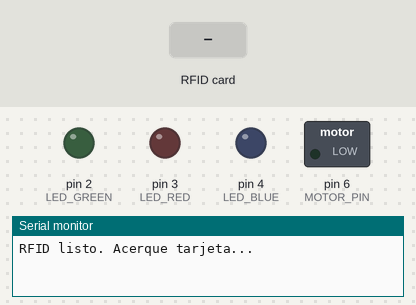
This sketch was run on a simulated Arduino Uno, built with avr-gcc and run on an emulated ATmega328P. On the bench: switched loads named in the sketch (green lamp = pin HIGH), output pins drawn as LEDs (lit = HIGH), the last lines printed to the serial monitor. Dashed ring = blinking. Inputs (shaded band) come from the test bench. Pins used as bus, display or sensor lines are not drawn.

Above: at 1.2 s.
1.3 s: RFID card D3 5D 3E 02 held to the reader
At 2.1 s:
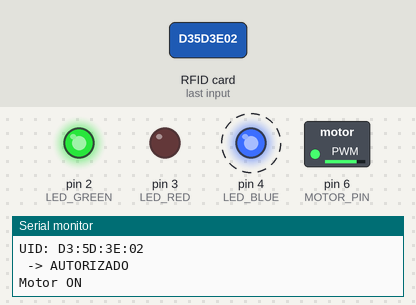
4.3 s: RFID card 5E 7A 19 C4 held to the reader
At 5.1 s:
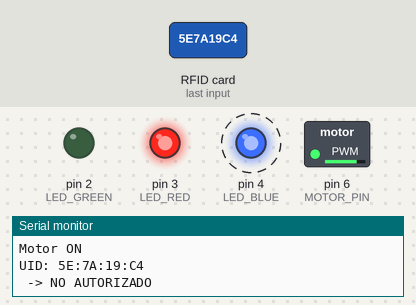
7.3 s: RFID card 5E 7A 19 C4 held to the reader
At 8.1 s:
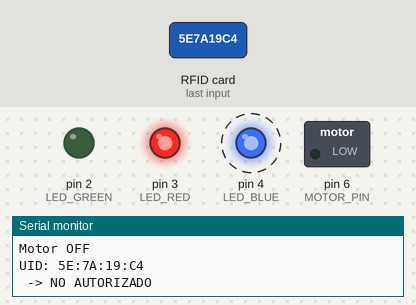
Timing chart, 0 to 16.3 s (numbered marks = the images above; inputs shaded):
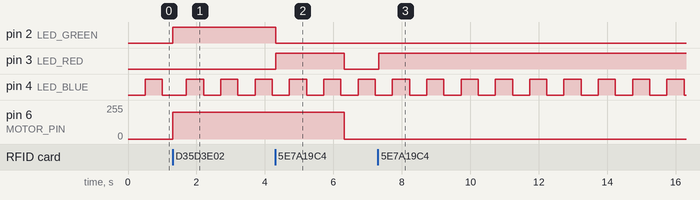

The sketch:

CODIGO_FUNCIONAMIENTO_DEL_CODIGO_RFID.ino
```cpp
#include <SPI.h>       // Librería para comunicación SPI (usada por el lector RFID)
#include <MFRC522.h>   // Librería para manejar el módulo RFID

// Pines para el lector RFID
#define SS_PIN 10
#define RST_PIN 9

// Pines para los LEDs
#define LED_GREEN 2
#define LED_RED   3
#define LED_BLUE  4

// Pin para el motor (se conecta a la base del TIP120)
#define MOTOR_PIN 6  // este pin permite PWM (control de potencia)

// Se crea el objeto del lector RFID
MFRC522 mfrc522(SS_PIN, RST_PIN);

// ---- Lista de tarjetas RFID autorizadas ----
// Aquí se guardan los códigos UID de las tarjetas que sí pueden activar el sistema.
// Cada UID es un conjunto de 4 números en hexadecimal.
const byte authorizedUIDs[][4] = {
  {0xD3, 0x5D, 0x3E, 0x02},  // Tarjeta 1 (autorizada)
  {0xDE, 0x43, 0xD5, 0x02}   // Tarjeta 2 (autorizada)
  // Se pueden agregar más líneas si tienes más tarjetas
};

// Calcula automáticamente cuántas tarjetas hay en la lista
const int authorizedCount = sizeof(authorizedUIDs) / sizeof(authorizedUIDs[0]);

// Tiempo que el motor estará encendido cuando se detecta una tarjeta válida (en milisegundos)
const unsigned long MOTOR_RUN_TIME = 5000UL; // 5000 ms = 5 segundos

// ---- Variables para hacer parpadear el LED azul mientras el sistema espera una tarjeta ----
unsigned long previousBlink = 0;         // Guarda el tiempo del último parpadeo
const unsigned long BLINK_INTERVAL = 500; // Cada cuánto parpadea (0.5 segundos)
bool blinkState = false;                 // Guarda si el LED está encendido o apagado

// ---- Variables para controlar el motor ----
unsigned long motorStart = 0;  // Guarda el momento en que el motor fue encendido
bool motorRunning = false;     // Dice si el motor está funcionando o no


// -------------------- CONFIGURACIÓN INICIAL --------------------
void setup() {

  Serial.begin(115200); // Inicia la comunicación con el PC para ver mensajes
  while (!Serial);       // Espera hasta que el monitor serial esté listo

  SPI.begin();           // Inicia la comunicación SPI
  mfrc522.PCD_Init();    // Inicia el lector RFID

  // Define los pines como salidas
  pinMode(LED_GREEN, OUTPUT);
  pinMode(LED_RED, OUTPUT);
  pinMode(LED_BLUE, OUTPUT);
  pinMode(MOTOR_PIN, OUTPUT);

  // Apaga todo al inicio
  digitalWrite(LED_GREEN, LOW);
  digitalWrite(LED_RED, LOW);
  digitalWrite(LED_BLUE, LOW);
  analogWrite(MOTOR_PIN, 0);

  // Mensaje de bienvenida
  Serial.println(F("RFID listo. Acerque tarjeta..."));
}


// -------------------- BUCLE PRINCIPAL --------------------
void loop() {
  unsigned long now = millis(); // Guarda el tiempo actual desde que se encendió el Arduino

  // (1) Parpadeo del LED azul (modo "en espera")
  if (now - previousBlink >= BLINK_INTERVAL) {
    previousBlink = now;
    blinkState = !blinkState; // Cambia el estado (encendido ↔ apagado)
    digitalWrite(LED_BLUE, blinkState ? HIGH : LOW);
  }

  // (2) Si el motor está encendido y ya pasó el tiempo, se apaga automáticamente
  if (motorRunning && (now - motorStart >= MOTOR_RUN_TIME)) {
    stopMotor();
  }

  // (3) Revisa si hay una nueva tarjeta cerca del lector
  if (!mfrc522.PICC_IsNewCardPresent()) return;   // Si no hay, vuelve al inicio del loop
  if (!mfrc522.PICC_ReadCardSerial()) return;     // Si no se puede leer bien, vuelve al inicio

  // Apaga el LED azul mientras se procesa la lectura
  digitalWrite(LED_BLUE, LOW);

  // Muestra el UID de la tarjeta detectada en el monitor serial
  Serial.print(F("UID: "));
  printUID(mfrc522.uid.uidByte, mfrc522.uid.size);

  // Comprueba si el UID leído pertenece a una tarjeta autorizada
  if (isAuthorized(mfrc522.uid.uidByte, mfrc522.uid.size)) {
    Serial.println(F(" -> AUTORIZADO"));
    digitalWrite(LED_GREEN, HIGH); // Enciende verde
    digitalWrite(LED_RED, LOW);    // Apaga rojo
    startMotor();                  // Enciende el motor
  } else {
    Serial.println(F(" -> NO AUTORIZADO"));
    digitalWrite(LED_GREEN, LOW);  // Apaga verde
    digitalWrite(LED_RED, HIGH);   // Enciende rojo
  }

  // Libera la tarjeta para poder leer otra después
  mfrc522.PICC_HaltA();
  mfrc522.PCD_StopCrypto1();

  // Pequeña pausa para evitar que lea la misma tarjeta muchas veces seguidas
  delay(400);
}


// -------------------- FUNCIONES AUXILIARES --------------------

// Muestra el UID de una tarjeta en el monitor serial
void printUID(byte *uid, byte uidSize) {
  for (byte i = 0; i < uidSize; i++) {
    if (uid[i] < 0x10) Serial.print("0"); // Agrega un 0 si es menor a 16 (para formato bonito)
    Serial.print(uid[i], HEX);            // Lo muestra en hexadecimal
    if (i < uidSize - 1) Serial.print(":"); // Separa con dos puntos
  }
  Serial.println();
}

// Verifica si la tarjeta leída está en la lista de tarjetas autorizadas
bool isAuthorized(byte *uid, byte uidSize) {
  if (uidSize != 4) return false; // Solo compara si el UID tiene 4 bytes

  // Recorre cada tarjeta en la lista de autorizadas
  for (int i = 0; i < authorizedCount; i++) {
    bool match = true;
    for (int j = 0; j < 4; j++) {
      if (authorizedUIDs[i][j] != uid[j]) { // Si un byte no coincide, no es igual
        match = false;
        break;
      }
    }
    if (match) return true; // Si todos los bytes coinciden, la tarjeta está autorizada
  }
  return false; // Si ninguna coincide, no está autorizada
}

// Enciende el motor por el tiempo establecido
void startMotor() {
  const int motorSpeed = 200; // Potencia del motor (de 0 a 255)
  analogWrite(MOTOR_PIN, motorSpeed);
  motorStart = millis();      // Guarda el momento de inicio
  motorRunning = true;        // Marca que el motor está encendido
  Serial.println(F("Motor ON"));
}

// Apaga el motor y los LEDs
void stopMotor() {
  analogWrite(MOTOR_PIN, 0);  // Detiene el motor
  motorRunning = false;
  Serial.println(F("Motor OFF"));

  // Apaga los LEDs después de finalizar
  digitalWrite(LED_GREEN, LOW);
  digitalWrite(LED_RED, LOW);
}
```

Measured:
- after the input at 1.3 s, pin 2 (LED_GREEN): LOW → HIGH at once; pin 6 (MOTOR_PIN): 0/255 → 200/255 at once
- after the input at 4.3 s, pin 2 (LED_GREEN): HIGH → LOW after 0.02 s instead of 2.0 s; pin 3 (LED_RED): LOW → HIGH at once, → LOW 2.0 s later
- after the input at 7.3 s, pin 3 (LED_RED): LOW → HIGH at once
- by itself, pin 4 (LED_BLUE): alternates HIGH for 0.50 s and LOW for 0.50 s
